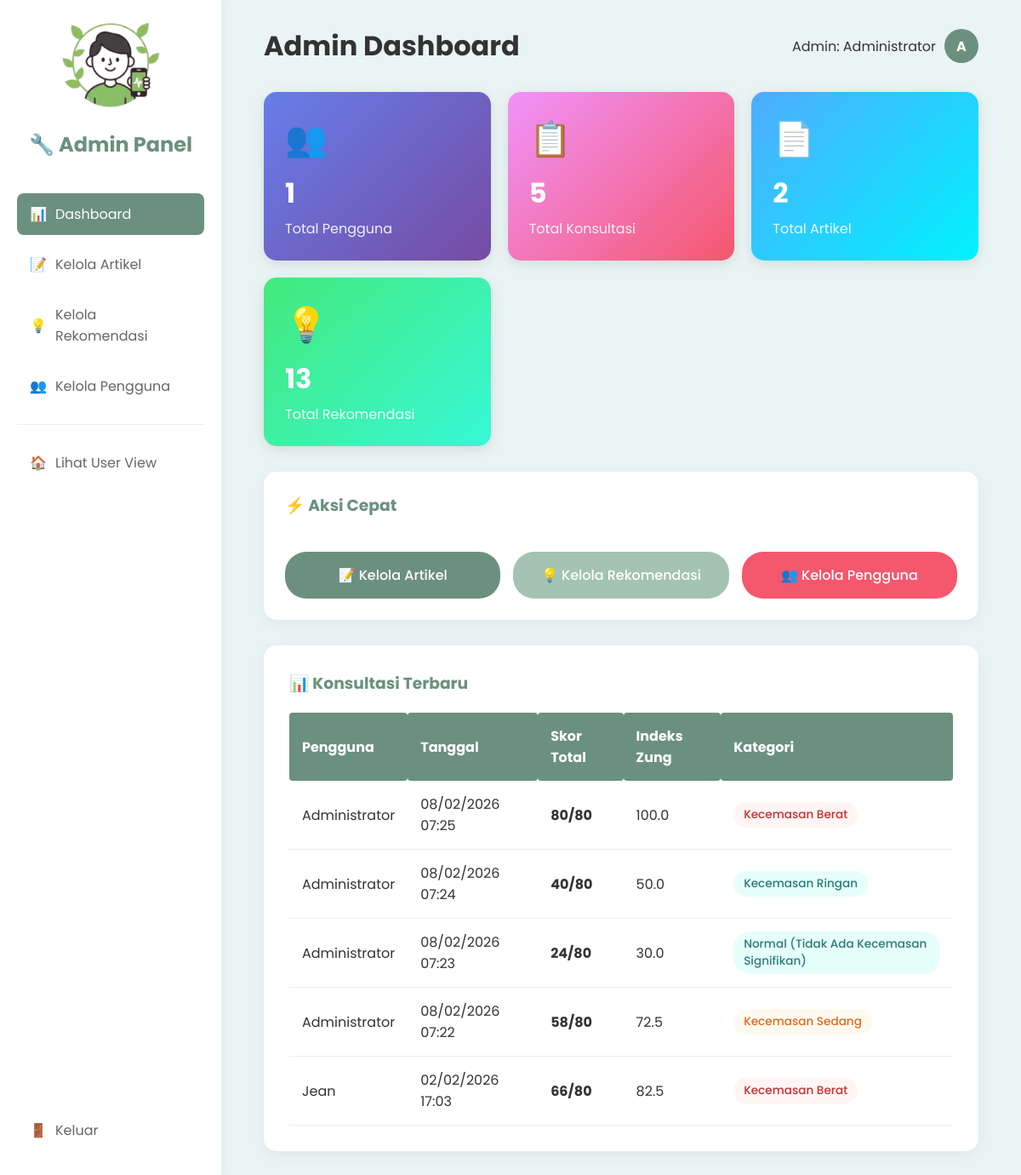
Page /admin/dashboard_adm.php (signed in) on the committed database.
### tables this page shows
CREATE TABLE `user` (
  `id_user` int NOT NULL,
  `role` enum('0','1') DEFAULT '1' COMMENT '0=Admin, 1=User/Patient, 2=Expert',
  `nama` varchar(100) NOT NULL,
  `email` varchar(100) NOT NULL,
  `jenis_kelamin` enum('0','1') DEFAULT NULL COMMENT '0=Perempuan, 1=Laki-Laki',
  `tgl_lahir` date DEFAULT NULL,
  `password` varchar(255) NOT NULL,
  `created_at` timestamp NULL DEFAULT CURRENT_TIMESTAMP,
  `updated_at` timestamp NULL DEFAULT CURRENT_TIMESTAMP ON UPDATE CURRENT_TIMESTAMP
);

CREATE TABLE `konsultasi` (
  `id_konsultasi` int NOT NULL,
  `id_user` int NOT NULL,
  `q1` int NOT NULL,
  `q2` int NOT NULL,
  `q3` int NOT NULL,
  `q4` int NOT NULL,
  `q5` int NOT NULL,
  `q6` int NOT NULL,
  `q7` int NOT NULL,
  `q8` int NOT NULL,
  `q9` int NOT NULL,
  `q10` int NOT NULL,
  `q11` int NOT NULL,
  `q12` int NOT NULL,
  `q13` int NOT NULL,
  `q14` int NOT NULL,
  `q15` int NOT NULL,
  `q16` int NOT NULL,
  `q17` int NOT NULL,
  `q18` int NOT NULL,
  `q19` int NOT NULL,
  `q20` int NOT NULL,
  `total_score` int NOT NULL,
  `index_score` decimal(5,2) NOT NULL COMMENT 'Index = (Total/80) * 100',
  `kategori_kecemasan` varchar(50) NOT NULL,
  `tanggal_konsultasi` timestamp NULL DEFAULT CURRENT_TIMESTAMP
);

### classes/functions.php (called while the page is built, shortened)
<?php
class Functions {
    private $koneksi;
    public function __construct($koneksi) {
        $this->koneksi = $koneksi;
    }
    public function getUserData($id_user) {
        $query = "SELECT * FROM user WHERE id_user = '$id_user'";
        $result = mysqli_query($this->koneksi, $query);
        return mysqli_fetch_assoc($result);
    }
}
?>

### admin/dashboard_adm.php (the view, shortened to what this page needs)
<?php
require_once '../config/database.php';
require_once '../classes/functions.php';
$functions = new Functions($koneksi);
$user_data = $functions->getUserData($_SESSION['id_user']);
$total_users = mysqli_fetch_assoc(mysqli_query($koneksi, "SELECT COUNT(*) as total FROM user WHERE role = '0'"))['total'];
$total_consultations = mysqli_fetch_assoc(mysqli_query($koneksi, "SELECT COUNT(*) as total FROM konsultasi"))['total'];
$total_articles = mysqli_fetch_assoc(mysqli_query($koneksi, "SELECT COUNT(*) as total FROM artikel"))['total'];
$total_recommendations = mysqli_fetch_assoc(mysqli_query($koneksi, "SELECT COUNT(*) as total FROM rekomendasi"))['total'];
$recent_consultations = mysqli_query($koneksi, "
    SELECT k.*, u.nama
    FROM konsultasi k
    JOIN user u ON k.id_user = u.id_user
    ORDER BY k.tanggal_konsultasi DESC
    LIMIT 5
");
?>
<!DOCTYPE html>
<html lang="id">
<head>
    <link rel="stylesheet" href="../css/style.css">
</head>
<body>
    <div class="container">
        <?php include 'sidebar_adm.php'; ?>
        <main class="main-content">
            <header style="display: flex; justify-content: space-between; align-items: center; margin-bottom: 30px;">
                <h1>Admin Dashboard</h1>
                <div class="user-profile">
                    <span>Admin: <?php echo htmlspecialchars($user_data['nama']); ?></span>
                    <div class="avatar">A</div>
                </div>
            </header>
            <div style="display: grid; grid-template-columns: repeat(auto-fit, minmax(220px, 1fr)); gap: 20px; margin-bottom: 30px;">
                <div style="background: linear-gradient(135deg, #667eea 0%, #764ba2 100%); padding: 25px; border-radius: 15px; color: white; box-shadow: 0 4px 15px rgba(0,0,0,0.1);">
                    <div style="font-size: 2.5rem; margin-bottom: 10px;">👥</div>
                    <h3 style="font-size: 2rem; margin: 0;"><?php echo $total_users; ?></h3>
                    <p style="margin: 5px 0 0 0; opacity: 0.9;">Total Pengguna</p>
                </div>
                <div style="background: linear-gradient(135deg, #f093fb 0%, #f5576c 100%); padding: 25px; border-radius: 15px; color: white; box-shadow: 0 4px 15px rgba(0,0,0,0.1);">
                    <div style="font-size: 2.5rem; margin-bottom: 10px;">📋</div>
                    <h3 style="font-size: 2rem; margin: 0;"><?php echo $total_consultations; ?></h3>
                    <p style="margin: 5px 0 0 0; opacity: 0.9;">Total Konsultasi</p>
                </div>
                <div style="background: linear-gradient(135deg, #4facfe 0%, #00f2fe 100%); padding: 25px; border-radius: 15px; color: white; box-shadow: 0 4px 15px rgba(0,0,0,0.1);">
                    <div style="font-size: 2.5rem; margin-bottom: 10px;">📄</div>
                    <h3 style="font-size: 2rem; margin: 0;"><?php echo $total_articles; ?></h3>
                    <p style="margin: 5px 0 0 0; opacity: 0.9;">Total Artikel</p>
                </div>
                <div style="background: linear-gradient(135deg, #43e97b 0%, #38f9d7 100%); padding: 25px; border-radius: 15px; color: white; box-shadow: 0 4px 15px rgba(0,0,0,0.1);">
                    <div style="font-size: 2.5rem; margin-bottom: 10px;">💡</div>
                    <h3 style="font-size: 2rem; margin: 0;"><?php echo $total_recommendations; ?></h3>
                    <p style="margin: 5px 0 0 0; opacity: 0.9;">Total Rekomendasi</p>
                </div>
            </div>
            <div style="background-color: white; padding: 25px; border-radius: 15px; margin-bottom: 30px; box-shadow: 0 4px 15px rgba(0,0,0,0.05);">
                <h3 style="color: var(--primary-green); margin-bottom: 20px;">⚡ Aksi Cepat</h3>
                <div style="display: grid; grid-template-columns: repeat(auto-fit, minmax(200px, 1fr)); gap: 15px;">
                    <a href="articles_adm.php" class="btn-primary" style="text-align: center; padding: 15px;">
                        📝 Kelola Artikel
                    </a>
                    <a href="reccs_adm.php" class="btn-primary" style="text-align: center; padding: 15px; background-color: var(--accent-green);">
                        💡 Kelola Rekomendasi
                    </a>
                    <a href="users_adm.php" class="btn-primary" style="text-align: center; padding: 15px; background-color: #f5576c;">
                        👥 Kelola Pengguna
                    </a>
                </div>
            </div>
            <div class="table-card">
                <h3 style="color: var(--primary-green); margin-bottom: 20px;">📊 Konsultasi Terbaru</h3>
                <?php if (mysqli_num_rows($recent_consultations) > 0): ?>
                <table class="data-table">
                    <thead>
                        <tr>
                            <th>Pengguna</th>
                            <th>Tanggal</th>
                            <th>Skor Total</th>
                            <th>Indeks Zung</th>
                            <th>Kategori</th>
                        </tr>
                    </thead>
                    <tbody>
                        <?php while ($row = mysqli_fetch_assoc($recent_consultations)):
                            $badge_class = 'status-light';
                            if (strpos($row['kategori_kecemasan'], 'Sedang') !== false) {
                                $badge_class = 'status-medium';
                            } elseif (strpos($row['kategori_kecemasan'], 'Berat') !== false) {
                                $badge_class = 'status-panic';
                            }
                        ?>
                        <tr>
                            <td><?php echo htmlspecialchars($row['nama']); ?></td>
                            <td><?php echo date('d/m/Y H:i', strtotime($row['tanggal_konsultasi'])); ?></td>
                            <td><strong><?php echo $row['total_score']; ?>/80</strong></td>
                            <td><?php echo number_format($row['index_score'], 1); ?></td>
                            <td><span class="status-badge <?php echo $badge_class; ?>"><?php echo htmlspecialchars($row['kategori_kecemasan']); ?></span></td>
                        </tr>
                        <?php endwhile; ?>
                    </tbody>
                </table>
                <?php else: ?>
                <div class="empty-state">Belum ada konsultasi</div>
                <?php endif; ?>
            </div>
        </main>
    </div>
</body>
</html>

### admin/sidebar_adm.php (shortened to what this page needs)
<aside class="sidebar">
    <div class="logo">
        <img src="/resources/logo.png" alt="e-SAS Care logo" />
        <h2 style="color: #6b9080;">🔧 Admin Panel</h2>
    </div>
    <nav class="menu">
        <a href="dashboard_adm.php" class="menu-item <?php echo basename($_SERVER['PHP_SELF']) == 'dashboard_adm.php' ? 'active' : ''; ?>">
            <span class="icon">📊</span> Dashboard
        </a>
        <a href="articles_adm.php" class="menu-item <?php echo basename($_SERVER['PHP_SELF']) == 'articles_adm.php' ? 'active' : ''; ?>">
            <span class="icon">📝</span> Kelola Artikel
        </a>
        <a href="reccs_adm.php" class="menu-item <?php echo basename($_SERVER['PHP_SELF']) == 'reccs_adm.php' ? 'active' : ''; ?>">
            <span class="icon">💡</span> Kelola Rekomendasi
        </a>
        <a href="user_adm.php" class="menu-item <?php echo basename($_SERVER['PHP_SELF']) == 'user_adm.php' ? 'active' : ''; ?>">
            <span class="icon">👥</span> Kelola Pengguna
        </a>
        <hr style="border: none; border-top: 1px solid #eee; margin: 20px 0;">
        <a href="../index.php" class="menu-item">
            <span class="icon">🏠</span> Lihat User View
        </a>
    </nav>
    <div class="logout">
        <a href="?logout=true" class="menu-item logout-btn" onclick="return confirm('Apakah Anda yakin ingin keluar?')">
            <span class="icon">🚪</span> Keluar
        </a>
    </div>
</aside>

### css/style.css (style rules this page uses)
* { margin: 0; padding: 0; box-sizing: border-box; font-family: "Poppins", sans-serif; }
:root { --primary-green: #6b9080; --light-green: #eaf4f4; --accent-green: #a4c3b2; --white: #ffffff; --text-dark: #333333; --text-grey: #666666; }
body { background-color: var(--light-green); color: var(--text-dark); }
.container { display: flex; min-height: 100vh; }
.sidebar { width: 260px; background-color: var(--white); padding: 20px; display: flex; flex-direction: column; box-shadow: 2px 0 10px rgba(0, 0, 0, 0.05); position: fixed; height: 100%; }
.logo h2 { color: var(--primary-green); margin-bottom: 40px; text-align: center; }
.logo img { display: block; width: 120px; height: auto; margin: 0 auto 12px; border-radius: 12px; }
.menu { flex-grow: 1; }
.menu-item { display: flex; align-items: center; padding: 12px 15px; color: var(--text-grey); text-decoration: none; border-radius: 8px; margin-bottom: 10px; transition: 0.3s; }
.menu-item:hover, .menu-item.active { background-color: var(--primary-green); color: var(--white); }
.menu-item .icon { margin-right: 10px; }
.main-content { margin-left: 260px; flex-grow: 1; padding: 30px 50px; }
header { display: flex; justify-content: space-between; align-items: center; margin-bottom: 30px; }
.user-profile { display: flex; align-items: center; gap: 10px; }
.avatar { width: 40px; height: 40px; background-color: var(--primary-green); color: white; border-radius: 50%; display: flex; justify-content: center; align-items: center; font-weight: bold; }
.btn-primary { display: inline-block; background-color: var(--primary-green); color: white; padding: 10px 25px; border-radius: 25px; text-decoration: none; margin-top: 20px; border: none; cursor: pointer; font-weight: 500; transition: 0.3s; }
.table-card { background-color: var(--white); padding: 30px; border-radius: 15px; box-shadow: 0 4px 15px rgba(0, 0, 0, 0.05); overflow-x: auto; }
.data-table { width: 100%; border-collapse: collapse; margin-top: 20px; }
.data-table th { background-color: var(--primary-green); color: var(--white); padding: 15px; text-align: left; border-radius: 4px; }
.data-table td { padding: 15px; border-bottom: 1px solid #eee; color: var(--text-dark); }
.status-badge { display: inline-block; padding: 5px 12px; border-radius: 20px; font-size: 0.85rem; font-weight: 500; }
.status-light { background-color: #e6fffa; color: #2c7a7b; }
.status-medium { background-color: #fffaf0; color: #dd6b20; }
.status-panic { background-color: #fff5f5; color: #c53030; }

### rows in the picture
user: nama "Administrator"
konsultasi: id_user.nama "Administrator", tanggal_konsultasi "08/02/2026 07:25", total_score "80", index_score "100.0", kategori_kecemasan "Kecemasan Berat"
konsultasi: id_user.nama "Administrator", tanggal_konsultasi "08/02/2026 07:24", total_score "40", index_score "50.0", kategori_kecemasan "Kecemasan Ringan"
konsultasi: id_user.nama "Administrator", tanggal_konsultasi "08/02/2026 07:23", total_score "24", index_score "30.0", kategori_kecemasan "Normal (Tidak Ada Kecemasan Signifikan)"
konsultasi: id_user.nama "Administrator", tanggal_konsultasi "08/02/2026 07:22", total_score "58", index_score "72.5", kategori_kecemasan "Kecemasan Sedang"
konsultasi: id_user.nama "Jean", tanggal_konsultasi "02/02/2026 17:03", total_score "66", index_score "82.5", kategori_kecemasan "Kecemasan Berat"

### other values in the picture
$total_users "1"
$total_consultations "5"
$total_articles "2"
$total_recommendations "13"
